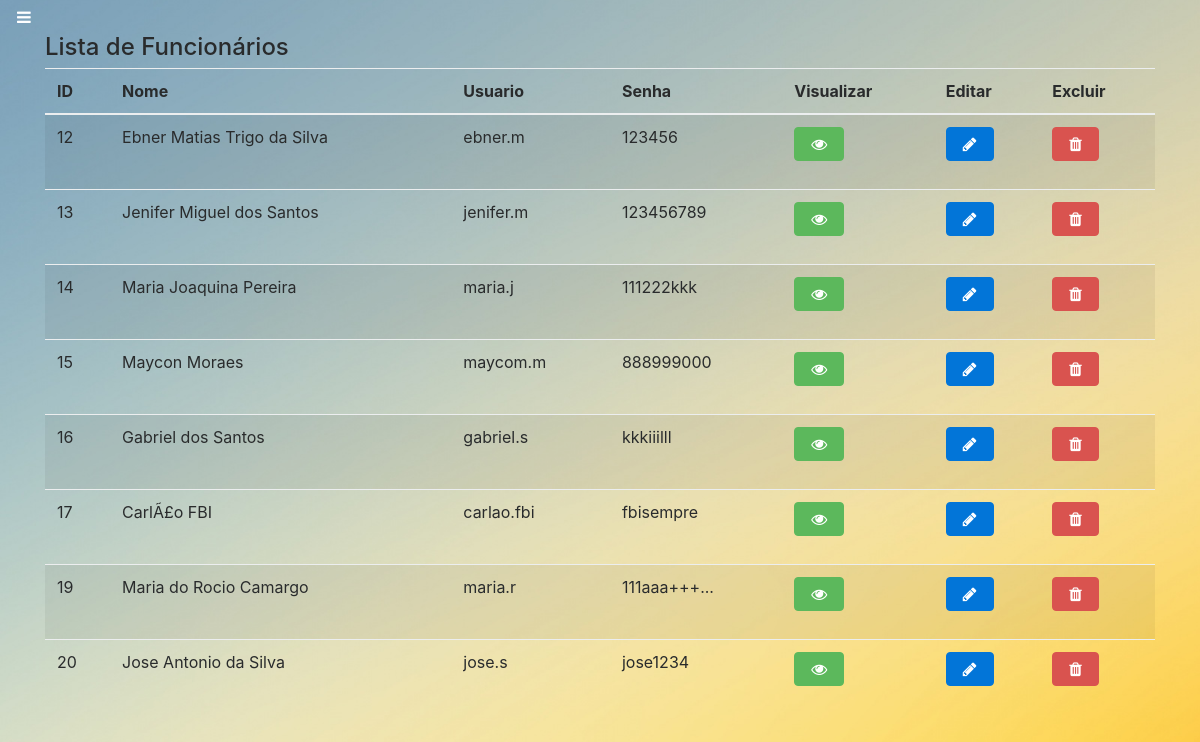
Page /view/ListFunc.php (signed in) on the committed database.
### tables this page shows
CREATE TABLE `funcionarios` (
  `id` int(11) NOT NULL,
  `nome` varchar(255) NOT NULL,
  `usuario` varchar(255) NOT NULL,
  `senha` varchar(255) NOT NULL
);

### dao/FuncionarioDao.php (called while the page is built, shortened)
<?php
class FuncionarioDao implements Icrud{
    private $tabela;
    public function __construct() {
        $this->tabela = "funcionarios";
    }
     public function read() {
        try {
            $conn = conecta();
            $operacao = $conn->prepare("SELECT * FROM {$this->tabela};");
            if($operacao->execute()){
                if($operacao->rowCount() > 0){
                    while($getRow = $operacao->fetch(PDO::FETCH_OBJ)){
                            $id = $getRow->id;
                            $nome = $getRow->nome;
                            $usuario = $getRow->usuario;
                            $senha = $getRow->senha;
                            $objeto = new Funcionario( $id, $nome, $usuario, $senha );
                            $lista[] = $objeto;
                    }
                    return $lista;
                }
            }
        } catch( PDOException $excecao ){
           echo $excecao->getMessage();
        }
     }
}
?>

### model/Funcionario.php (called while the page is built, shortened)
<?php
class Funcionario{
    private $id;
    private $nome;
    private $usuario;
    private $senha;
    public function __construct($id="", $nome="",$usuario="",$senha=""){
        $this->id = $id;
        $this->nome = $nome;
        $this->usuario = $usuario;
        $this->senha = $senha;
    }
    public function getId(){
        return $this->id;
    }
    public function getNome(){
        return $this->nome;
    }
    public function getUsuario(){
        return $this->usuario;
    }
    public function getSenha(){
        return $this->senha;
    }
}
?>

### view/ListFunc.php (the view, shortened to what this page needs)
<?php
require '../dao/FuncionarioDao.php';
require '../model/Funcionario.php';
include 'MenuPrincipal.php';
?>
<html lang="en">
<head>
		<link href="https://maxcdn.bootstrapcdn.com/font-awesome/4.7.0/css/font-awesome.min.css" rel="stylesheet">
</head>
<div class="container">
	<div class="row">
        <div class="col-md-12">
        <h4>Lista de Funcionários</h4>
        <div class="table-responsive">
            <table id="mytable" class="table table-bordred table-striped">
              <thead>
								<th>ID</th>
                <th>Nome</th>
                <th>Usuario</th>
                <th>Senha</th>
								<th>Visualizar</th>
								<th>Editar</th>
                <th>Excluir</th>
              </thead>
							<tbody>
							<?php
							$funcionariodao = new FuncionarioDao();
							if($funcionariodao->read()!=null){
								$arr = $funcionariodao->read();
								foreach($arr as $key => $funcionario){
										echo'<tr>';
										echo'<td data-id="'.$funcionario->getId().'">'.$funcionario->getId().'</td>';
										echo'<td data-nome="'.$funcionario->getNome().'">'.$funcionario->getNome().'</td>';
										echo'<td data-usuario="'.$funcionario->getUsuario().'">'.$funcionario->getUsuario().'</td>';
										echo'<td data-senha="'.$funcionario->getSenha().'">'.$funcionario->getSenha().'</td>';
										echo'<td><p data-placement="top" data-toggle="tooltip" title="Visualizar"><button id="btnVisualizar" class="btn btn-success btn-xs" data-title="Visualizar" data-toggle="modal" data-target="#modalVisualizar"><span class="fa fa-eye"></span></button></p></td>';
										echo'<td><p data-placement="top" data-toggle="tooltip" title="Editar"><button id="btnAlterar" class="btn btn-primary btn-xs" data-title="Editar" data-toggle="modal" data-target="#modalAlterar"> <span class="fa fa-pencil"></span></button></p></td>';
										echo'<td><p data-placement="top" data-toggle="tooltip" title="Excluir"><button id="btnExcluir" class="btn btn-danger btn-xs" data-title="Deletar" data-toggle="modal" data-target="#modalDeletar" ><span class="fa fa-trash"></span></button></p></td>';
									echo'</tr>';
								}
							}
							?>
							</tbody>
					</table>
        </div>
</body>
</html>

### view/MenuPrincipal.php (shortened to what this page needs)
<html lang="en">
<head>
    <link href="../assets/css/bootstrap.css" rel="stylesheet">
	<link href="../assets/css/tether.css" rel="stylesheet">
    <link href="../assets/css/simple-sidebar.css" rel="stylesheet">
    <link href="../assets/css/MenuPrincipal.css" rel="stylesheet">
    <link href="../assets/css/font-awesome-4.7.0/css/font-awesome.min.css" rel="stylesheet">
	<link rel="stylesheet" href="https://cdnjs.cloudflare.com/ajax/libs/jquery-confirm/3.3.0/jquery-confirm.min.css">
</head>
<body>
  	<div id="wrapper">
        <a class="btn btn-default" id="menu-toggle" onclick="menuToggle()" aria-label="Skip to main navigation">
  			<i class="fa fa-bars" aria-hidden="true"></i>
		</a>
    </div>
</body>
</html>

### assets/css/simple-sidebar.css (style rules this page uses)
body { overflow-x: hidden; }
#wrapper { padding-left: 0; -webkit-transition: all 0.5s ease; -moz-transition: all 0.5s ease; -o-transition: all 0.5s ease; transition: all 0.5s ease; }
@media (min-width:768px) { #wrapper { padding-left: 0; } }

### assets/css/MenuPrincipal.css (style rules this page uses)
body { background: url(../img/cleanBackground-1600-1200.jpg) no-repeat center center fixed; background-position: center; background-size: cover; }
#menu-toggle { color: white; }

### rows in the picture
funcionarios: id "12", nome "Ebner Matias Trigo da Silva", usuario "ebner.m", senha "123456"
funcionarios: id "13", nome "Jenifer Miguel dos Santos", usuario "jenifer.m", senha "123456789"
funcionarios: id "14", nome "Maria Joaquina Pereira", usuario "maria.j", senha "111222kkk"
funcionarios: id "15", nome "Maycon Moraes", usuario "maycom.m", senha "888999000"
funcionarios: id "16", nome "Gabriel dos Santos", usuario "gabriel.s", senha "kkkiiilll"
funcionarios: id "17", nome "CarlÃ£o FBI", usuario "carlao.fbi", senha "fbisempre"
funcionarios: id "19", nome "Maria do Rocio Camargo", usuario "maria.r", senha "111aaa+++..."
funcionarios: id "20", nome "Jose Antonio da Silva", usuario "jose.s", senha "jose1234"
